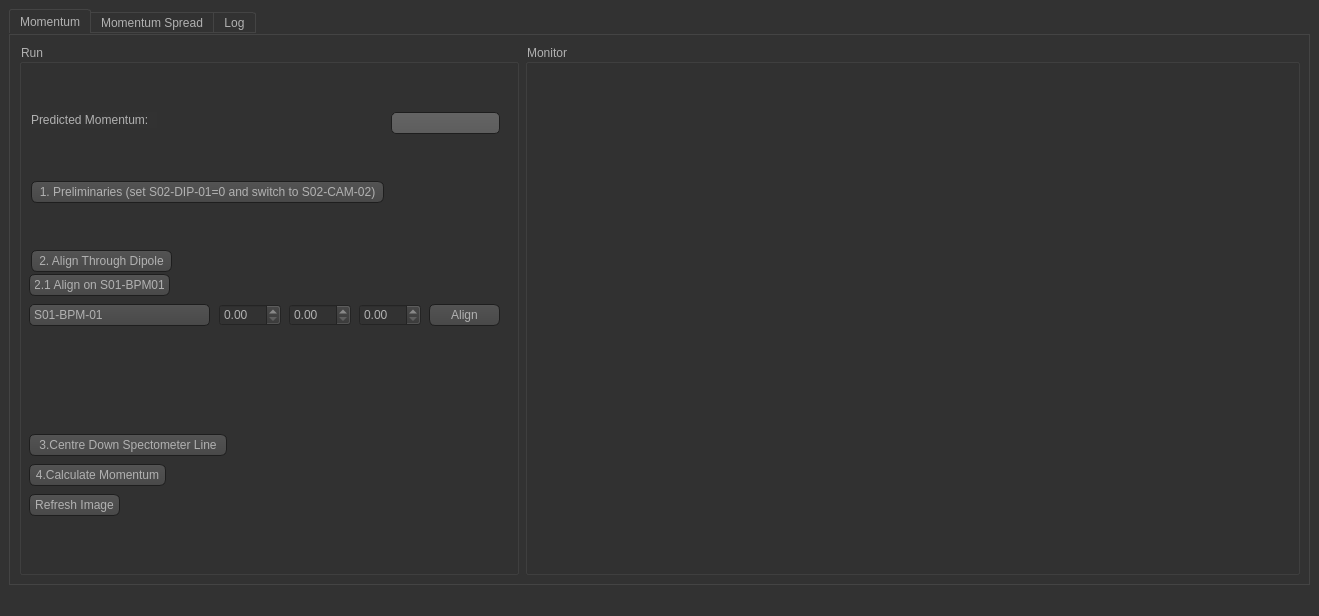
<?xml version="1.0" encoding="UTF-8"?>
<ui version="4.0">
 <class>MainWindow</class>
 <widget class="QMainWindow" name="MainWindow">
  <property name="geometry">
   <rect>
    <x>0</x>
    <y>0</y>
    <width>1319</width>
    <height>616</height>
   </rect>
  </property>
  <property name="windowTitle">
   <string>MainWindow</string>
  </property>
  <property name="styleSheet">
   <string notr="true">QToolTip
{
     border: 1px solid black;
     background-color: #ffa02f;
     padding: 1px;
     border-radius: 3px;
     opacity: 100;
}

QWidget
{
    color: #b1b1b1;
    background-color: #323232;
}

QWidget:item:hover
{
    background-color: QLinearGradient( x1: 0, y1: 0, x2: 0, y2: 1, stop: 0 #ffa02f, stop: 1 #ca0619);
    color: #000000;
}

QWidget:item:selected
{
    background-color: QLinearGradient( x1: 0, y1: 0, x2: 0, y2: 1, stop: 0 #ffa02f, stop: 1 #d7801a);
}

QMenuBar::item
{
    background: transparent;
}

QMenuBar::item:selected
{
    background: transparent;
    border: 1px solid #ffaa00;
}

QMenuBar::item:pressed
{
    background: #444;
    border: 1px solid #000;
    background-color: QLinearGradient(
        x1:0, y1:0,
        x2:0, y2:1,
        stop:1 #212121,
        stop:0.4 #343434/*,
        stop:0.2 #343434,
        stop:0.1 #ffaa00*/
    );
    margin-bottom:-1px;
    padding-bottom:1px;
}

QMenu
{
    border: 1px solid #000;
}

QMenu::item
{
    padding: 2px 20px 2px 20px;
}

QMenu::item:selected
{
    color: #000000;
}

QWidget:disabled
{
    color: #404040;
    background-color: #323232;
}

QAbstractItemView
{
    background-color: QLinearGradient( x1: 0, y1: 0, x2: 0, y2: 1, stop: 0 #4d4d4d, stop: 0.1 #646464, stop: 1 #5d5d5d);
}

QWidget:focus
{
    /*border: 2px solid QLinearGradient( x1: 0, y1: 0, x2: 0, y2: 1, stop: 0 #ffa02f, stop: 1 #d7801a);*/
}

QLineEdit
{
    background-color: QLinearGradient( x1: 0, y1: 0, x2: 0, y2: 1, stop: 0 #4d4d4d, stop: 0 #646464, stop: 1 #5d5d5d);
    padding: 1px;
    border-style: solid;
    border: 1px solid #1e1e1e;
    border-radius: 5;
}

QPushButton
{
    color: #b1b1b1;
    background-color: QLinearGradient( x1: 0, y1: 0, x2: 0, y2: 1, stop: 0 #565656, stop: 0.1 #525252, stop: 0.5 #4e4e4e, stop: 0.9 #4a4a4a, stop: 1 #464646);
    border-width: 1px;
    border-color: #1e1e1e;
    border-style: solid;
    border-radius: 6;
    padding: 3px;
    font-size: 12px;
    padding-left: 5px;
    padding-right: 5px;
}

QPushButton:pressed
{
    background-color: QLinearGradient( x1: 0, y1: 0, x2: 0, y2: 1, stop: 0 #2d2d2d, stop: 0.1 #2b2b2b, stop: 0.5 #292929, stop: 0.9 #282828, stop: 1 #252525);
}

QComboBox
{
    selection-background-color: #ffaa00;
    background-color: QLinearGradient( x1: 0, y1: 0, x2: 0, y2: 1, stop: 0 #565656, stop: 0.1 #525252, stop: 0.5 #4e4e4e, stop: 0.9 #4a4a4a, stop: 1 #464646);
    border-style: solid;
    border: 1px solid #1e1e1e;
    border-radius: 5;
}

QComboBox:hover,QPushButton:hover
{
    border: 2px solid QLinearGradient( x1: 0, y1: 0, x2: 0, y2: 1, stop: 0 #ffa02f, stop: 1 #d7801a);
}


QComboBox:on
{
    padding-top: 3px;
    padding-left: 4px;
    background-color: QLinearGradient( x1: 0, y1: 0, x2: 0, y2: 1, stop: 0 #2d2d2d, stop: 0.1 #2b2b2b, stop: 0.5 #292929, stop: 0.9 #282828, stop: 1 #252525);
    selection-background-color: #ffaa00;
}

QComboBox QAbstractItemView
{
    border: 2px solid darkgray;
    selection-background-color: QLinearGradient( x1: 0, y1: 0, x2: 0, y2: 1, stop: 0 #ffa02f, stop: 1 #d7801a);
}

QComboBox::drop-down
{
     subcontrol-origin: padding;
     subcontrol-position: top right;
     width: 15px;

     border-left-width: 0px;
     border-left-color: darkgray;
     border-left-style: solid; /* just a single line */
     border-top-right-radius: 3px; /* same radius as the QComboBox */
     border-bottom-right-radius: 3px;
 }

QComboBox::down-arrow
{
     image: url(:/down_arrow.png);
}

QGroupBox:focus
{
border: 2px solid QLinearGradient( x1: 0, y1: 0, x2: 0, y2: 1, stop: 0 #ffa02f, stop: 1 #d7801a);
}

QTextEdit:focus
{
    border: 2px solid QLinearGradient( x1: 0, y1: 0, x2: 0, y2: 1, stop: 0 #ffa02f, stop: 1 #d7801a);
}

QScrollBar:horizontal {
     border: 1px solid #222222;
     background: QLinearGradient( x1: 0, y1: 0, x2: 0, y2: 1, stop: 0.0 #121212, stop: 0.2 #282828, stop: 1 #484848);
     height: 7px;
     margin: 0px 16px 0 16px;
}

QScrollBar::handle:horizontal
{
      background: QLinearGradient( x1: 0, y1: 0, x2: 1, y2: 0, stop: 0 #ffa02f, stop: 0.5 #d7801a, stop: 1 #ffa02f);
      min-height: 20px;
      border-radius: 2px;
}

QScrollBar::add-line:horizontal {
      border: 1px solid #1b1b19;
      border-radius: 2px;
      background: QLinearGradient( x1: 0, y1: 0, x2: 1, y2: 0, stop: 0 #ffa02f, stop: 1 #d7801a);
      width: 14px;
      subcontrol-position: right;
      subcontrol-origin: margin;
}

QScrollBar::sub-line:horizontal {
      border: 1px solid #1b1b19;
      border-radius: 2px;
      background: QLinearGradient( x1: 0, y1: 0, x2: 1, y2: 0, stop: 0 #ffa02f, stop: 1 #d7801a);
      width: 14px;
     subcontrol-position: left;
     subcontrol-origin: margin;
}

QScrollBar::right-arrow:horizontal, QScrollBar::left-arrow:horizontal
{
      border: 1px solid black;
      width: 1px;
      height: 1px;
      background: white;
}

QScrollBar::add-page:horizontal, QScrollBar::sub-page:horizontal
{
      background: none;
}

QScrollBar:vertical
{
      background: QLinearGradient( x1: 0, y1: 0, x2: 1, y2: 0, stop: 0.0 #121212, stop: 0.2 #282828, stop: 1 #484848);
      width: 7px;
      margin: 16px 0 16px 0;
      border: 1px solid #222222;
}

QScrollBar::handle:vertical
{
      background: QLinearGradient( x1: 0, y1: 0, x2: 0, y2: 1, stop: 0 #ffa02f, stop: 0.5 #d7801a, stop: 1 #ffa02f);
      min-height: 20px;
      border-radius: 2px;
}

QScrollBar::add-line:vertical
{
      border: 1px solid #1b1b19;
      border-radius: 2px;
      background: QLinearGradient( x1: 0, y1: 0, x2: 0, y2: 1, stop: 0 #ffa02f, stop: 1 #d7801a);
      height: 14px;
      subcontrol-position: bottom;
      subcontrol-origin: margin;
}

QScrollBar::sub-line:vertical
{
      border: 1px solid #1b1b19;
      border-radius: 2px;
      background: QLinearGradient( x1: 0, y1: 0, x2: 0, y2: 1, stop: 0 #d7801a, stop: 1 #ffa02f);
      height: 14px;
      subcontrol-position: top;
      subcontrol-origin: margin;
}

QScrollBar::up-arrow:vertical, QScrollBar::down-arrow:vertical
{
      border: 1px solid black;
      width: 1px;
      height: 1px;
      background: white;
}


QScrollBar::add-page:vertical, QScrollBar::sub-page:vertical
{
      background: none;
}

QTextEdit
{
    background-color: #242424;
}

QPlainTextEdit
{
    background-color: #242424;
}

QHeaderView::section
{
    background-color: QLinearGradient(x1:0, y1:0, x2:0, y2:1, stop:0 #616161, stop: 0.5 #505050, stop: 0.6 #434343, stop:1 #656565);
    color: white;
    padding-left: 4px;
    border: 1px solid #6c6c6c;
}

QCheckBox:disabled
{
color: #414141;
}

QDockWidget::title
{
    text-align: center;
    spacing: 3px; /* spacing between items in the tool bar */
    background-color: QLinearGradient(x1:0, y1:0, x2:0, y2:1, stop:0 #323232, stop: 0.5 #242424, stop:1 #323232);
}

QDockWidget::close-button, QDockWidget::float-button
{
    text-align: center;
    spacing: 1px; /* spacing between items in the tool bar */
    background-color: QLinearGradient(x1:0, y1:0, x2:0, y2:1, stop:0 #323232, stop: 0.5 #242424, stop:1 #323232);
}

QDockWidget::close-button:hover, QDockWidget::float-button:hover
{
    background: #242424;
}

QDockWidget::close-button:pressed, QDockWidget::float-button:pressed
{
    padding: 1px -1px -1px 1px;
}

QMainWindow::separator
{
    background-color: QLinearGradient(x1:0, y1:0, x2:0, y2:1, stop:0 #161616, stop: 0.5 #151515, stop: 0.6 #212121, stop:1 #343434);
    color: white;
    padding-left: 4px;
    border: 1px solid #4c4c4c;
    spacing: 3px; /* spacing between items in the tool bar */
}

QMainWindow::separator:hover
{

    background-color: QLinearGradient(x1:0, y1:0, x2:0, y2:1, stop:0 #d7801a, stop:0.5 #b56c17 stop:1 #ffa02f);
    color: white;
    padding-left: 4px;
    border: 1px solid #6c6c6c;
    spacing: 3px; /* spacing between items in the tool bar */
}

QToolBar::handle
{
     spacing: 3px; /* spacing between items in the tool bar */
     background: url(:/images/handle.png);
}

QMenu::separator
{
    height: 2px;
    background-color: QLinearGradient(x1:0, y1:0, x2:0, y2:1, stop:0 #161616, stop: 0.5 #151515, stop: 0.6 #212121, stop:1 #343434);
    color: white;
    padding-left: 4px;
    margin-left: 10px;
    margin-right: 5px;
}

QProgressBar
{
    border: 2px solid grey;
    border-radius: 5px;
    text-align: center;
}

QProgressBar::chunk
{
    background-color: #d7801a;
    width: 2.15px;
    margin: 0.5px;
}

QTabBar::tab {
    color: #b1b1b1;
    border: 1px solid #444;
    border-bottom-style: none;
    background-color: #323232;
    padding-left: 10px;
    padding-right: 10px;
    padding-top: 3px;
    padding-bottom: 2px;
    margin-right: -1px;
}

QTabWidget::pane {
    border: 1px solid #444;
    top: 1px;
}

QTabBar::tab:last
{
    margin-right: 0; /* the last selected tab has nothing to overlap with on the right */
    border-top-right-radius: 3px;
}

QTabBar::tab:first:!selected
{
 margin-left: 0px; /* the last selected tab has nothing to overlap with on the right */


    border-top-left-radius: 3px;
}

QTabBar::tab:!selected
{
    color: #b1b1b1;
    border-bottom-style: solid;
    margin-top: 3px;
    background-color: QLinearGradient(x1:0, y1:0, x2:0, y2:1, stop:1 #212121, stop:.4 #343434);
}

QTabBar::tab:selected
{
    border-top-left-radius: 3px;
    border-top-right-radius: 3px;
    margin-bottom: 0px;
}

QTabBar::tab:!selected:hover
{
    /*border-top: 2px solid #ffaa00;
    padding-bottom: 3px;*/
    border-top-left-radius: 3px;
    border-top-right-radius: 3px;
    background-color: QLinearGradient(x1:0, y1:0, x2:0, y2:1, stop:1 #212121, stop:0.4 #343434, stop:0.2 #343434, stop:0.1 #ffaa00);
}

QRadioButton::indicator:checked, QRadioButton::indicator:unchecked{
    color: #b1b1b1;
    background-color: #323232;
    border: 1px solid #b1b1b1;
    border-radius: 6px;
}

QRadioButton::indicator:checked
{
    background-color: qradialgradient(
        cx: 0.5, cy: 0.5,
        fx: 0.5, fy: 0.5,
        radius: 1.0,
        stop: 0.25 #ffaa00,
        stop: 0.3 #323232
    );
}

QCheckBox::indicator{
    color: #b1b1b1;
    background-color: #323232;
    border: 1px solid #b1b1b1;
    width: 9px;
    height: 9px;
}

QRadioButton::indicator
{
    border-radius: 6px;
}

QRadioButton::indicator:hover, QCheckBox::indicator:hover
{
    border: 1px solid #ffaa00;
}

QCheckBox::indicator:checked
{
    background-color: qradialgradient(
        cx: 0.5, cy: 0.5,
        fx: 0.5, fy: 0.5,
        radius: 1.0,
        stop: 0.25 #ffaa00,
        stop: 0.3 #323232
    );
    image:url(:/images/checkbox.png);
}

QCheckBox::indicator:disabled, QRadioButton::indicator:disabled
{
    border: 1px solid #444;
}</string>
  </property>
  <widget class="QWidget" name="centralwidget">
   <layout class="QHBoxLayout" name="horizontalLayout">
    <item>
     <widget class="QTabWidget" name="tabWidget">
      <property name="currentIndex">
       <number>0</number>
      </property>
      <widget class="QWidget" name="tab">
       <attribute name="title">
        <string>Momentum</string>
       </attribute>
       <layout class="QHBoxLayout" name="horizontalLayout_2">
        <item>
         <widget class="QGroupBox" name="groupBox_run">
          <property name="minimumSize">
           <size>
            <width>500</width>
            <height>0</height>
           </size>
          </property>
          <property name="maximumSize">
           <size>
            <width>500</width>
            <height>16777215</height>
           </size>
          </property>
          <property name="title">
           <string>Run</string>
          </property>
          <widget class="QLabel" name="label">
           <property name="geometry">
            <rect>
             <x>12</x>
             <y>68</y>
             <width>126</width>
             <height>16</height>
            </rect>
           </property>
           <property name="text">
            <string>Predicted Momentum:</string>
           </property>
          </widget>
          <widget class="QLineEdit" name="lineEdit_predictMom">
           <property name="geometry">
            <rect>
             <x>372</x>
             <y>68</y>
             <width>109</width>
             <height>22</height>
            </rect>
           </property>
          </widget>
          <widget class="QPushButton" name="pushButton_refreshImage">
           <property name="geometry">
            <rect>
             <x>10</x>
             <y>450</y>
             <width>91</width>
             <height>22</height>
            </rect>
           </property>
           <property name="text">
            <string>Refresh Image</string>
           </property>
          </widget>
          <widget class="QPushButton" name="pushButton_CentreC2V">
           <property name="geometry">
            <rect>
             <x>10</x>
             <y>390</y>
             <width>198</width>
             <height>22</height>
            </rect>
           </property>
           <property name="text">
            <string>3.Centre Down Spectometer Line</string>
           </property>
           <property name="checked">
            <bool>false</bool>
           </property>
          </widget>
          <widget class="QPushButton" name="pushButton_CalcMom">
           <property name="geometry">
            <rect>
             <x>10</x>
             <y>420</y>
             <width>137</width>
             <height>22</height>
            </rect>
           </property>
           <property name="text">
            <string>4.Calculate Momentum</string>
           </property>
           <property name="checked">
            <bool>false</bool>
           </property>
          </widget>
          <widget class="QPushButton" name="pushButton_Align">
           <property name="geometry">
            <rect>
             <x>12</x>
             <y>206</y>
             <width>141</width>
             <height>22</height>
            </rect>
           </property>
           <property name="text">
            <string>2. Align Through Dipole</string>
           </property>
           <property name="checked">
            <bool>false</bool>
           </property>
          </widget>
          <widget class="QPushButton" name="pushButton_Prelim">
           <property name="geometry">
            <rect>
             <x>12</x>
             <y>137</y>
             <width>353</width>
             <height>22</height>
            </rect>
           </property>
           <property name="sizePolicy">
            <sizepolicy hsizetype="Minimum" vsizetype="Fixed">
             <horstretch>0</horstretch>
             <verstretch>0</verstretch>
            </sizepolicy>
           </property>
           <property name="minimumSize">
            <size>
             <width>140</width>
             <height>0</height>
            </size>
           </property>
           <property name="maximumSize">
            <size>
             <width>371</width>
             <height>16777215</height>
            </size>
           </property>
           <property name="text">
            <string>1. Preliminaries (set S02-DIP-01=0 and switch to S02-CAM-02)</string>
           </property>
           <property name="checked">
            <bool>false</bool>
           </property>
          </widget>
          <widget class="QPushButton" name="pushButton_Align_2">
           <property name="geometry">
            <rect>
             <x>10</x>
             <y>230</y>
             <width>141</width>
             <height>22</height>
            </rect>
           </property>
           <property name="text">
            <string>2.1 Align on S01-BPM01</string>
           </property>
           <property name="checked">
            <bool>false</bool>
           </property>
          </widget>
          <widget class="QComboBox" name="comboBox">
           <property name="geometry">
            <rect>
             <x>10</x>
             <y>260</y>
             <width>181</width>
             <height>22</height>
            </rect>
           </property>
           <property name="editable">
            <bool>false</bool>
           </property>
           <item>
            <property name="text">
             <string>S01-BPM-01</string>
            </property>
           </item>
           <item>
            <property name="text">
             <string>S02-BPM-01</string>
            </property>
           </item>
           <item>
            <property name="text">
             <string>S02-BPM-02</string>
            </property>
           </item>
           <item>
            <property name="text">
             <string>C2V-BPM-01</string>
            </property>
           </item>
          </widget>
          <widget class="QDoubleSpinBox" name="doubleSpinBox">
           <property name="geometry">
            <rect>
             <x>200</x>
             <y>260</y>
             <width>62</width>
             <height>22</height>
            </rect>
           </property>
          </widget>
          <widget class="QDoubleSpinBox" name="doubleSpinBox_2">
           <property name="geometry">
            <rect>
             <x>270</x>
             <y>260</y>
             <width>62</width>
             <height>22</height>
            </rect>
           </property>
          </widget>
          <widget class="QDoubleSpinBox" name="doubleSpinBox_3">
           <property name="geometry">
            <rect>
             <x>340</x>
             <y>260</y>
             <width>62</width>
             <height>22</height>
            </rect>
           </property>
          </widget>
          <widget class="QPushButton" name="pushButton_Align_3">
           <property name="geometry">
            <rect>
             <x>410</x>
             <y>260</y>
             <width>71</width>
             <height>22</height>
            </rect>
           </property>
           <property name="text">
            <string>Align</string>
           </property>
           <property name="checked">
            <bool>false</bool>
           </property>
          </widget>
         </widget>
        </item>
        <item>
         <widget class="QGroupBox" name="groupBox_monitor">
          <property name="minimumSize">
           <size>
            <width>600</width>
            <height>0</height>
           </size>
          </property>
          <property name="title">
           <string>Monitor</string>
          </property>
          <layout class="QHBoxLayout" name="horizontalLayout_4"/>
         </widget>
        </item>
       </layout>
      </widget>
      <widget class="QWidget" name="tab_2">
       <attribute name="title">
        <string>Momentum Spread</string>
       </attribute>
       <layout class="QHBoxLayout" name="horizontalLayout_3">
        <item>
         <widget class="QGroupBox" name="groupBox_s_run">
          <property name="minimumSize">
           <size>
            <width>500</width>
            <height>0</height>
           </size>
          </property>
          <property name="maximumSize">
           <size>
            <width>500</width>
            <height>16777215</height>
           </size>
          </property>
          <property name="title">
           <string>Run</string>
          </property>
          <layout class="QGridLayout" name="gridLayout_2">
           <item row="4" column="0">
            <widget class="QPushButton" name="pushButton_CalcDisp">
             <property name="text">
              <string>3. Calculate Dispersion</string>
             </property>
             <property name="checked">
              <bool>false</bool>
             </property>
            </widget>
           </item>
           <item row="6" column="0">
            <widget class="QPushButton" name="pushButton_Calc">
             <property name="text">
              <string>4. Calculate Momentum Spread</string>
             </property>
             <property name="checked">
              <bool>false</bool>
             </property>
            </widget>
           </item>
           <item row="0" column="0">
            <widget class="QCheckBox" name="checkBox_done_mom">
             <property name="text">
              <string>Momentum Measurement Done</string>
             </property>
            </widget>
           </item>
           <item row="7" column="0" colspan="2">
            <widget class="QPushButton" name="pushButton_refreshProfile">
             <property name="text">
              <string>Refresh Profile</string>
             </property>
            </widget>
           </item>
           <item row="1" column="0">
            <widget class="QPushButton" name="pushButton_Checks">
             <property name="text">
              <string>1. Checks</string>
             </property>
             <property name="checked">
              <bool>false</bool>
             </property>
            </widget>
           </item>
           <item row="2" column="0">
            <widget class="QPushButton" name="pushButton_MinBeta">
             <property name="text">
              <string>2. Minimise Beta</string>
             </property>
             <property name="checked">
              <bool>false</bool>
             </property>
            </widget>
           </item>
           <item row="3" column="0">
            <widget class="QPushButton" name="pushButton_SetDispSize">
             <property name="text">
              <string>3. Set Dispersion Size</string>
             </property>
            </widget>
           </item>
          </layout>
         </widget>
        </item>
        <item>
         <widget class="QGroupBox" name="groupBox_s_monitor">
          <property name="minimumSize">
           <size>
            <width>600</width>
            <height>0</height>
           </size>
          </property>
          <property name="title">
           <string>Monitor</string>
          </property>
          <layout class="QHBoxLayout" name="horizontalLayout_5"/>
         </widget>
        </item>
       </layout>
      </widget>
      <widget class="QWidget" name="tabLog">
       <attribute name="title">
        <string>Log</string>
       </attribute>
       <layout class="QHBoxLayout" name="horizontalLayout_6">
        <item>
         <layout class="QGridLayout" name="gridLayout_3"/>
        </item>
       </layout>
      </widget>
     </widget>
    </item>
   </layout>
  </widget>
  <widget class="QMenuBar" name="menubar">
   <property name="geometry">
    <rect>
     <x>0</x>
     <y>0</y>
     <width>1319</width>
     <height>26</height>
    </rect>
   </property>
  </widget>
  <widget class="QStatusBar" name="statusbar"/>
 </widget>
 <resources/>
 <connections/>
</ui>
